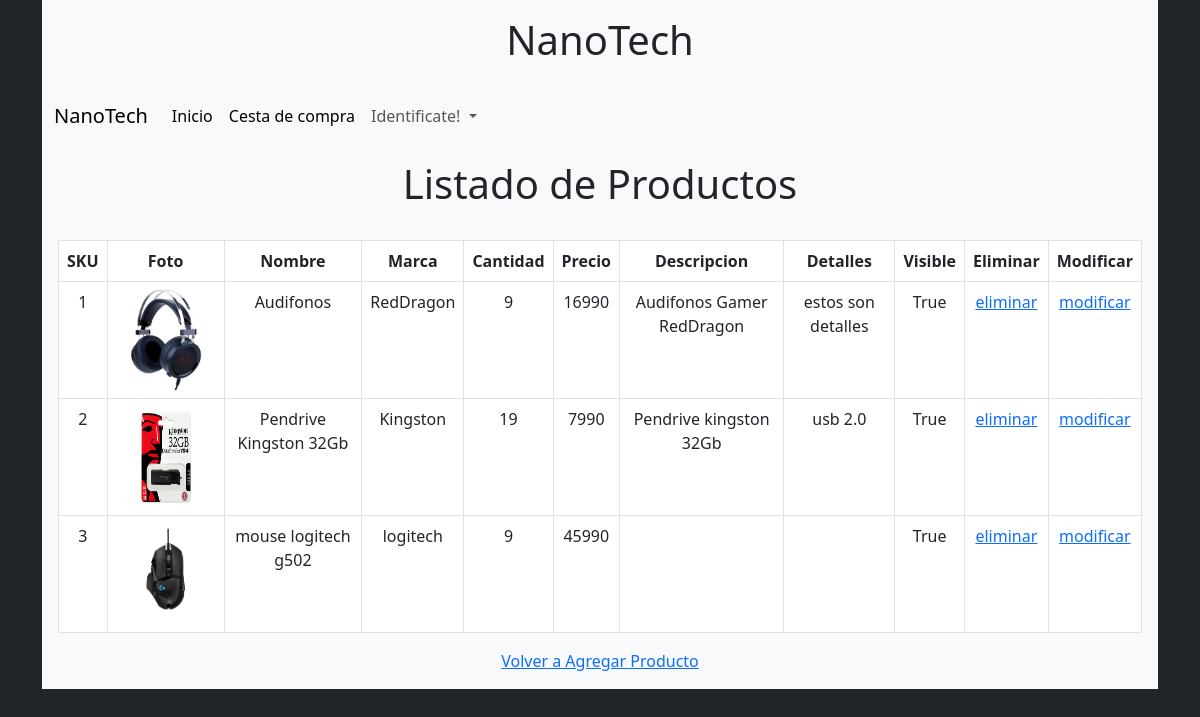
Page /productosList on the committed database.
### gestion/models.py (models this page shows, shortened)
class Producto(models.Model):
    sku = models.AutoField(primary_key=True)
    foto= models.ImageField(blank=True, null=True, upload_to='productos')
    nombre= models.CharField(max_length=30)
    marca = models.CharField(max_length=30)
    cantidad = models.IntegerField()
    precio = models.IntegerField()
    descripcion = models.CharField(blank=True, null=True, max_length=500)
    detalles = models.CharField(blank=True, null=True, max_length=1000)
    visible = models.BooleanField(default=True)

### gestion/views.py (the view)
# urls.py: path('productosList', views.listaedit, name='productosList'),
def listaedit(request):
    productos = Producto.objects.all().values()
    context = {"productos": productos}
    return render(request, 'productosList.html', context)

### carro/context_processor.py (called while the page is built)
def importe_total_carro(request):
    total = 0
    if 'carro' in request.session:
        carro = request.session['carro']
        for value in carro.values():
            cantidad = int(value.get('cantidad'))
            precio = int(value.get('precio'))
            total += precio * cantidad
    return {'importe_total_carro': total}

### gestion/templates/productosList.html (shortened to what this page needs)
{% extends "base.html" %}
    {% block content %}
        <div>
            <h1 class="text-center">Listado de Productos</h1> <br>
            <table class="table table-hover table-bordered">
                <tr>
                    <th>SKU</th>
                    <th>Foto</th>
                    <th>Nombre</th>
                    <th>Marca</th>
                    <th>Cantidad</th>
                    <th>Precio</th>
                    <th>Descripcion</th>
                    <th>Detalles</th>
                    <th>Visible</th>
                    <th>Eliminar</th>
                    <th>Modificar</th>
                </tr>
                    {% if productos %}
                    {% for producto in productos %}
                <tr>
                    <td>{{producto.sku}} </td>
                    <td><img src="media/{{producto.foto }}" alt="{{ producto.nombre }}" width="100" height="100"> </td>
                    <td>{{producto.nombre}} </td>
                    <td>{{producto.marca}} </td>
                    <td>{{producto.cantidad}} </td>
                    <td>{{producto.precio}} </td>
                    <td>{{producto.descripcion}} </td>
                    <td>{{producto.detalles}} </td>
                    <td>{{producto.visible}} <br> <a href="#"></a> </td>
                    <td><a href=" {%url 'productosDel' pk=producto.sku %}">eliminar</a></td>
                    <td><a href=" {%url 'productosEdit' pk=producto.sku %}">modificar</a></td>
                </tr>
                    {% endfor%}
                    {% else %}
                    No hay productos agrega uno desde Agregar Producto
                    {%endif%}
            </table>
            <div>
                <a href="{%url 'productosAdd'%}">Volver a Agregar Producto</a>
            </div>
        </div>
    {%endblock%}

### gestion/templates/base.html (shortened to what this page needs)
<!DOCTYPE html>
<html lang="en">
<head>
    <link href="https://cdn.jsdelivr.net/npm/bootstrap@5.3.0-alpha3/dist/css/bootstrap.min.css" rel="stylesheet">
</head>
<body class="bg-dark">
    <div class="container text-center" >
        <div class="bg-light">
            <h1 class="p-3">NanoTech</h1>
            <div>
                {% include "nav/navbar.html" %}
            </div>
            <div class="p-3">
                {% block content %}
                {% endblock %}
            </div>
        </div>
    </div>
</body>
</html>

### gestion/templates/nav/navbar.html (shortened to what this page needs)
<html>
<body>
    <nav class="navbar navbar-expand-lg bg-body-tertiary">
        <div class="container-fluid">
          <a class="navbar-brand" href="#">NanoTech</a>
          <div class="collapse navbar-collapse" id="navbarNavDropdown">
            <ul class="navbar-nav">
              {% if user.is_superuser %}
              <li class="nav-item">
                <a class="nav-link active" aria-current="page" href="{%url 'index'%}">Inicio</a>
              </li>
              <li class="nav-item">
                <a class="nav-link active" aria-current="page" href="{%url 'carro'%}">Cesta de compra</a>
              </li>
              <li class="nav-item dropdown">
                <a class="nav-link dropdown-toggle" href="#" role="button" data-bs-toggle="dropdown" aria-expanded="false">
                  Administracion
                </a>
                <ul class="dropdown-menu">
                  <li><a class="dropdown-item" href="{%url 'productosAdd'%}">Administrar Productos</a></li>
                  <li><a class="dropdown-item" href="{%url 'usuarios'%}">Administrar Usuarios</a></li>
                  <li><a class="dropdown-item" href="{%url 'ver_pedidos'%}">Pedidos</a></li>
                  <li><a class="dropdown-item" href="{%url 'analitica'%}">Rendimientos</a></li>
                  <li><a class="dropdown-item" href="{%url 'ver_libreta'%}">Libreta</a></li>
                </ul>
              </li>
              <li class="nav-item dropdown">
                <a class="nav-link dropdown-toggle" href="#" role="button" data-bs-toggle="dropdown" aria-expanded="false">
                    Identificado como {{user.username}}
                </a>
                <ul class="dropdown-menu">
                  <li><a class="dropdown-item" href="{%url 'cerrar_sesion'%}">Cerrar sesion</a></li>
                </ul>
                {% else %}
                <li class="nav-item">
                  <a class="nav-link active" aria-current="page" href="{%url 'index'%}">Inicio</a>
                </li>
                <li class="nav-item">
                  <a class="nav-link active" aria-current="page" href="{%url 'carro'%}">Cesta de compra</a>
                </li>
                <li class="nav-item dropdown">
                  <a class="nav-link dropdown-toggle" href="#" role="button" data-bs-toggle="dropdown" aria-expanded="false">
                    Identificate!
                  </a>
                {%endif%}
              </li>
            </ul>
          </div>
        </div>
      </nav>
</body>
</html>

### rows in the picture
Producto: sku "1", foto (picture), nombre "Audifonos", marca "RedDragon", cantidad "9", precio "16990", descripcion "Audifonos Gamer RedDragon", detalles "estos son detalles", visible "True"
Producto: sku "2", foto (picture), nombre "Pendrive Kingston 32Gb", marca "Kingston", cantidad "19", precio "7990", descripcion "Pendrive kingston 32Gb", detalles "usb 2.0", visible "True"
Producto: sku "3", foto (picture), nombre "mouse logitech g502", marca "logitech", cantidad "9", precio "45990", visible "True"
